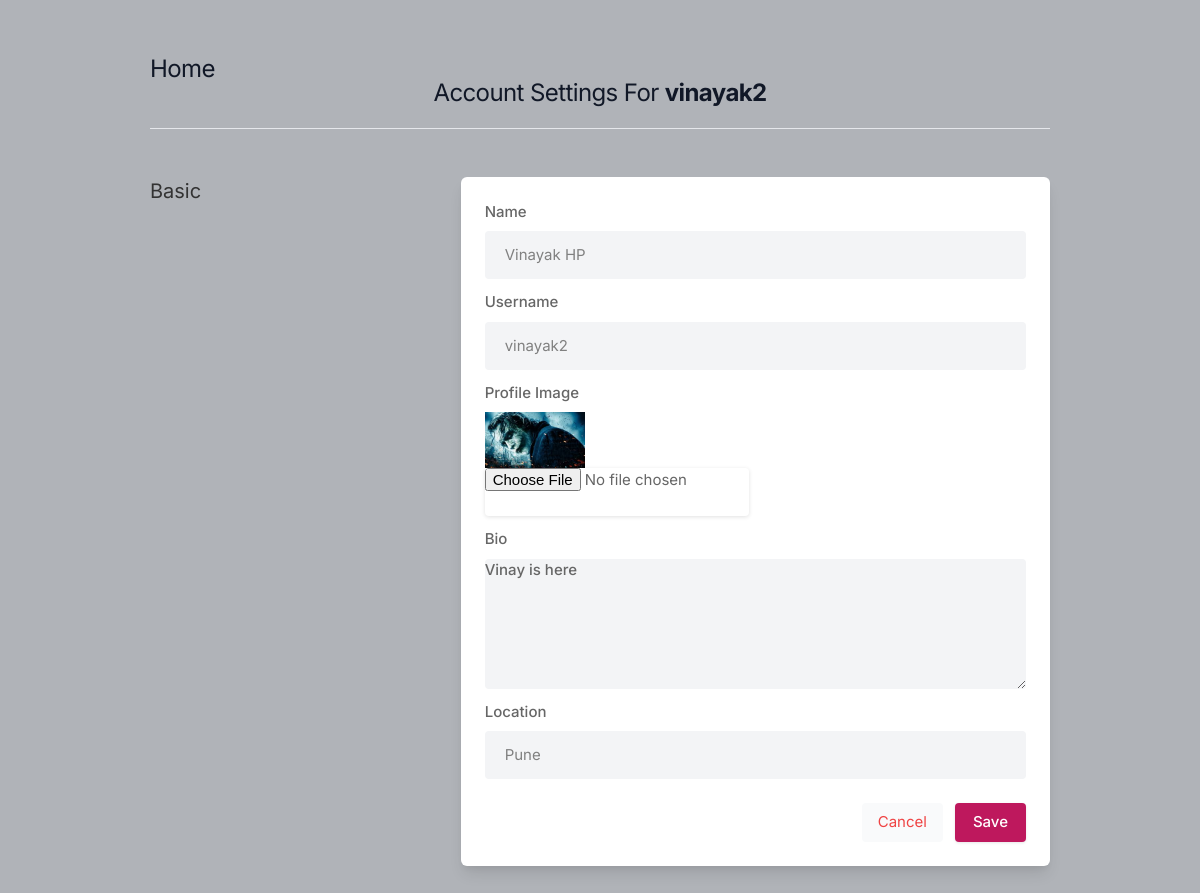
Screenshot of /setting (signed in) with the database file from the repository.
### core/models.py (models this page shows, shortened)
class Profile(models.Model):
    user = models.ForeignKey(User,on_delete=models.CASCADE)
    name = models.CharField(max_length=200)
    id_user = models.IntegerField(blank=True)
    bio = models.TextField(blank=True)
    profile_img = models.ImageField(upload_to = 'profile_images', default = 'user.png')
    location = models.CharField(max_length=200,blank=True)

### core/views.py (the view, shortened to what this page needs)
# urls.py: path('setting', views.setting, name = 'setting'),
@login_required(login_url='signin')
def setting(request):
    user_profile = Profile.objects.get(user=request.user)
    return render(request,'setting.html',{'user_profile':user_profile})

### templates/setting.html (shortened to what this page needs)
{% load static %}
<!DOCTYPE html>
<html lang="en">
<head>
    <link rel="stylesheet" href="{% static 'assets/css/icons.css' %}">
    <link rel="stylesheet" href="{% static 'assets/css/uikit.css' %}">
    <link rel="stylesheet" href="{% static 'assets/css/style.css' %}">
    <link rel="stylesheet" href="{% static 'assets/css/tailwind.css' %}">
</head>
<body>
            <div class="container m-auto">
                <h1 class="text-2xl leading-none text-gray-900 tracking-tight mt-3"><a href="/">Home</a> <center>Account Settings For <b>{{user.username}}</b> </h1></center>
                <br>
                <hr>
                <div class="grid lg:grid-cols-3 mt-12 gap-8">
                    <div>
                        <h3 class="text-xl mb-2"> Basic</h3>
                    </div>
                    <div class="bg-white rounded-md lg:shadow-lg shadow col-span-2">
                        <form action = "" method="POST" enctype="multipart/form-data">
                            <div class="grid grid-cols-2 gap-3 lg:p-6 p-4">
                            <div class="col-span-2">
                                <label for="">Name</label>
                                <input type="text" name = 'name' placeholder="Name" value="{{user_profile.name}}" class="shadow-none bg-gray-100">
                            </div>
                            <div class="col-span-2">
                                <label for=""> Username</label>
                                <input type="text" name = 'user1' placeholder="Username" value="{{user_profile.user}}" class="shadow-none bg-gray-100">
                            </div>
                            <div class="col-span-0">
                                <label for="">Profile Image</label>
                                <img width="100" height="100" src="{{user_profile.profile_img.url}}">
                                <input type="file" name = 'image' >
                            </div>
                            <div class="col-span-2">
                                <label for="about">Bio</label>
                                <textarea id="bio" name="bio" placeholder="About Yourself" rows="3"  class="shadow-none bg-gray-100">{{user_profile.bio}}</textarea>
                            </div>
                            <div class="col-span-2">
                                <label for=""> Location</label>
                                <input type="text" name = 'location' value="{{user_profile.location}}" class="shadow-none bg-gray-100">
                            </div>
                            </div>
                            <div class="bg-gray-10 p-6 pt-0 flex justify-end space-x-3">
                                <button class="p-2 px-4 rounded bg-gray-50 text-red-500"><a href="/"> Cancel </a></button>
                                <button type="submit" class="button bg-blue-700"> Save </button>
                            </div>
                        </form>
                    </div>
                    <br>
                </div>
            </div>
    <br>
</body>
</html>

### static/assets/css/style.css (style rules this page uses)
body { background-color: #B0B3B8!important; }
button { vertical-align: middle; }
span.button, button.button { background-color: #be185d; top: 0; color: #fff; position: relative; padding: 8px 18px; line-height: 22px; position: relative; font-weight: 500; font-size: 15px; display: inline-block; -webkit-transition: all 0.2s ease-in-out; transition: all 0.2s ease-in-out; cursor: pointer; overflow: hidden; border: none; border-radius: 4px; -webkit-box-shadow: 0 1px 3px rgba(0, 0, 0, 0.1); box-shadow: 0 1px 3px rgba(0, 0, 0, 0.1); }
input { height: 48px; line-height: 48px; padding: 0 20px; outline: none; font-size: 15px; color: #808080; max-width: 100%; width: 100%; -webkit-box-sizing: border-box; box-sizing: border-box; display: block; font-weight: 400; opacity: 1; border-radius: 4px; border: none; -webkit-box-shadow: 0 1px 4px 0px rgba(0, 0, 0, 0.12); box-shadow: 0 1px 4px 0px rgba(0, 0, 0, 0.12); }
input[type="text"], input[type="password"], input[type="email"], input[type="number"] { height: 48px; line-height: 48px; padding: 0 20px; outline: none; font-size: 15px; color: #808080; max-width: 100%; width: 100%; -webkit-box-sizing: border-box; box-sizing: border-box; display: block; font-weight: 400; opacity: 1; border-radius: 4px; border: none; -webkit-box-shadow: 0 1px 4px 0px rgba(0, 0, 0, 0.12); box-shadow: 0 1px 4px 0px rgba(0, 0, 0, 0.12); }
textarea { height: 48px; line-height: 48px; padding: 0 20px; outline: none; font-size: 15px; color: #808080; margin: 0 0 16px 0; max-width: 100%; width: 100%; -webkit-box-sizing: border-box; box-sizing: border-box; display: block; background-color: #fff; font-weight: 500; opacity: 1; border-radius: 4px; border: none; -webkit-box-shadow: 0 1px 4px 0px rgba(0, 0, 0, 0.12); box-shadow: 0 1px 4px 0px rgba(0, 0, 0, 0.12); }
input { -webkit-transition: all 0.1s ease-in-out; transition: all 0.1s ease-in-out; }
::placeholder { color: #808080; opacity: 1; }
textarea { height: auto; line-height: 27px; padding: 20px; min-height: 130px; -webkit-transition: none !important; transition: none !important; min-width: 100%; }
label, legend { display: block; font-weight: bold; font-size: 15px; font-weight: 500; margin-bottom: 8px; }
button { border: none; margin: 0; padding: 0; width: auto; overflow: visible; background: transparent; color: inherit; font: inherit; line-height: normal; cursor: pointer; }
a { color: #be185d; -webkit-transition: 0.3s; transition: 0.3s; outline: none !important; }
button { outline: none !important; }
img { max-width: 100%; }
body { color: #666; font-size: 15px; line-height: 27px; background-color: #f0f2f5; font-family: "Inter", sans-serif; text-transform: none; }
h1, h2, h3, h4, h5, h6 { font-family: "Inter", sans-serif; text-transform: none; }
input[type="text"], input[type="password"], input[type="email"] { font-family: "Inter", sans-serif; text-transform: none; }
textarea, select { font-family: "Inter", sans-serif; text-transform: none; }
button, body .pac-container { font-family: "Inter", sans-serif; text-transform: none; }
h1, h2, h3, h4, h5, h6 { color: #333; font-weight: 500; margin: 0; padding: 0; }
h1 { font-size: 32px; }
h3 { font-size: 22px; }
b, strong { font-weight: 700 !important; }
@media (min-width: 1024px) { .container { max-width: 900px !important; padding-top: 45px; } }
.shadow-none { -webkit-box-shadow: none !important; box-shadow: none !important; }

### rows the page displays
Profile: name "Vinayak HP", user1 "vinayak2", profile_img (picture), bio "Vinay is here", location "Pune"

### other values shown
{{ user.username }} "vinayak2"
